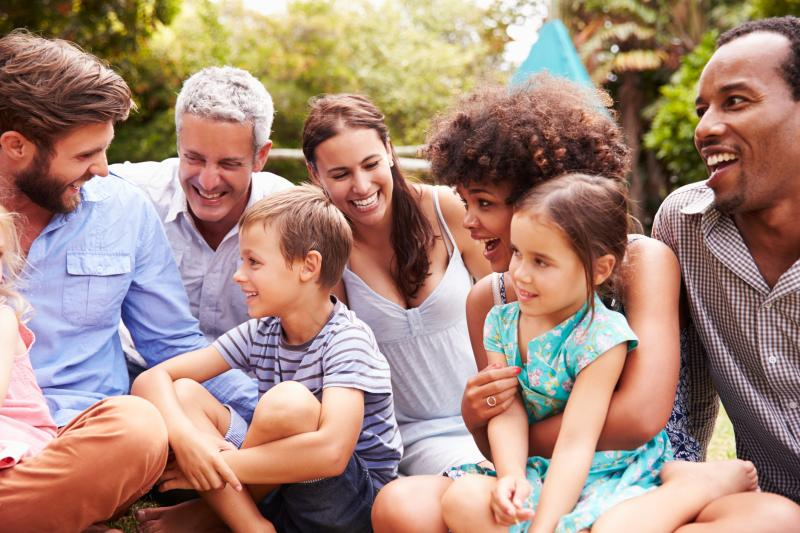
#> input picture test_image/200821-800x533r1-family.jpg, 800 x 533 px
$ python -i app.py   (imports and definitions only)
#> lines starting #> are read from the running program, lines starting #| are printed output that depends on the picture; after the words box and inside, x2 and y2 are one past the last pixel; in counts of white or black regions, pixels touching at a corner belong together
#> further down, picture is the input picture: PIL image 800x533 RGB; mean R, G, B 166.9, 137.4, 124
import streamlit as st
import cv2
from PIL import Image, ImageEnhance
import numpy as np
import os

# [4 lines left out: function load_image, not called in this run]

face_cascade = cv2.CascadeClassifier('./model/haarcascade_frontalface_default.xml')
eye_cascade = cv2.CascadeClassifier('./model/haarcascade_eye.xml')
smile_cascade = cv2.CascadeClassifier('./model/haarcascade_smile.xml')

# [28 lines left out: functions detect_faces, detect_eyes, detect_smiles, not called in this run]

def cartonize_image(our_img):
    new_img = np.array(our_img.convert('RGB'))
    img = cv2.cvtColor(new_img, 1)
    gray = cv2.cvtColor(new_img, cv2.COLOR_BGR2GRAY)
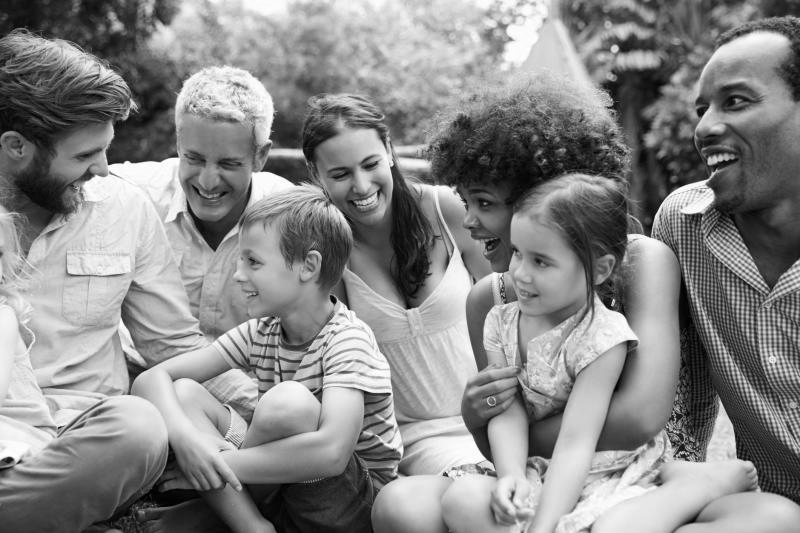
#> gray: shape (533, 800); min 0, max 255, mean 136.8
    # Edges
    gray = cv2.medianBlur(gray, 5)
    edges = cv2.adaptiveThreshold(gray, 255, cv2.ADAPTIVE_THRESH_MEAN_C, cv2.THRESH_BINARY, blockSize=3, C=10)
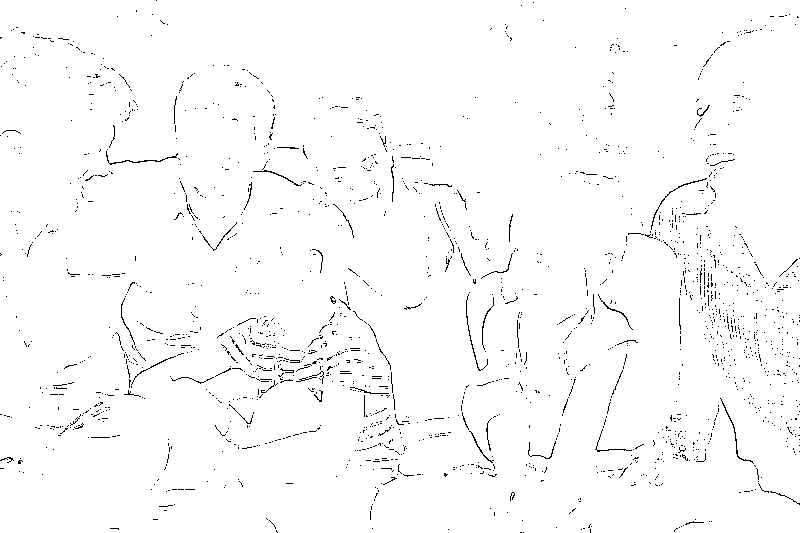
#> edges: shape (533, 800); 98.3% white; black in thin lines or dots
    # Color
    color = cv2.bilateralFilter(img, 9, 300, 300)
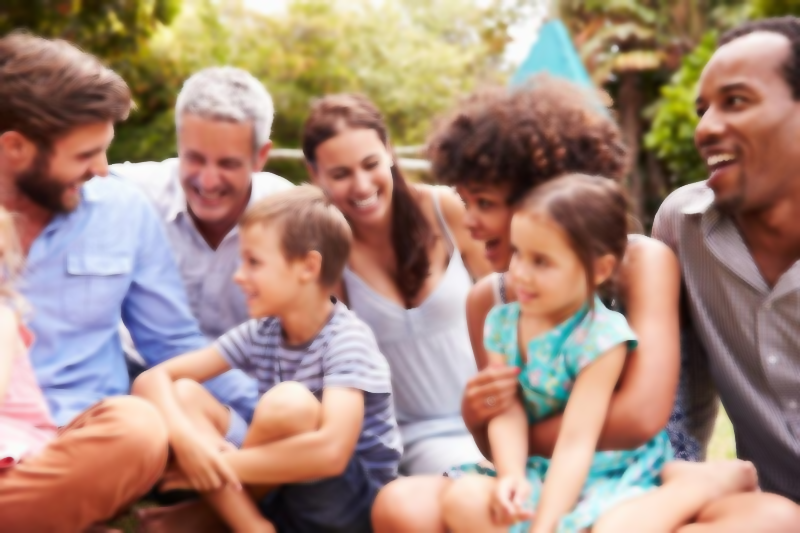
#> color: shape (533, 800, 3); mean R, G, B 167, 137.5, 124
    # Cartoon
    cartoon = cv2.bitwise_and(color, color, mask=edges)
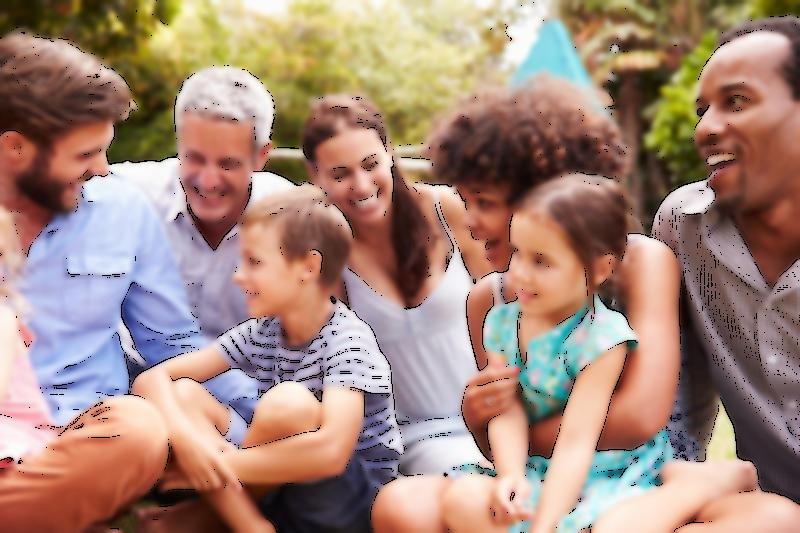
#> cartoon: shape (533, 800, 3); mean R, G, B 164.6, 135.6, 122.1
    return cartoon

# [73 lines left out: functions cannize_image, main, not called in this run]

# [2 lines not run here, left out]

>>> from PIL import Image
>>> picture = Image.open('test_image/200821-800x533r1-family.jpg')
>>> result = cartonize_image(picture)

$ run again, on test_image/header-family-297355489.jpg
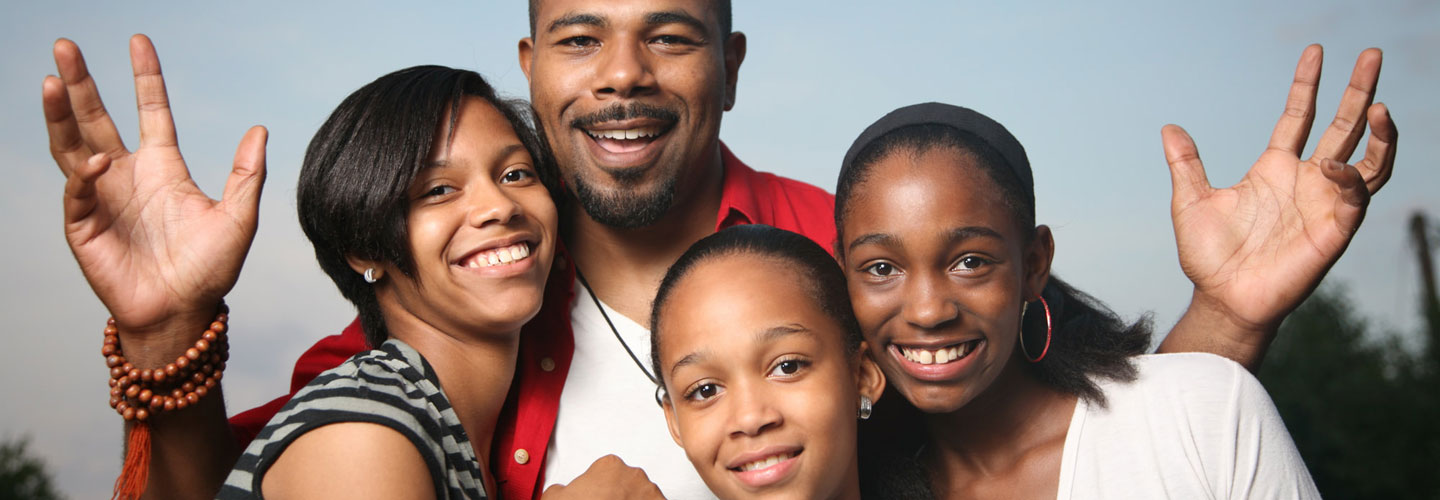
#> input picture test_image/header-family-297355489.jpg, 1440 x 500 px
#> picture is the input picture: PIL image 1440x500 RGB; mean R, G, B 149.7, 130.7, 123.3
#> in cartonize_image, `edges = cv2.adaptiveThreshold(gray, 255, cv2.ADAPTIVE_THRESH_MEAN_C, c..`:
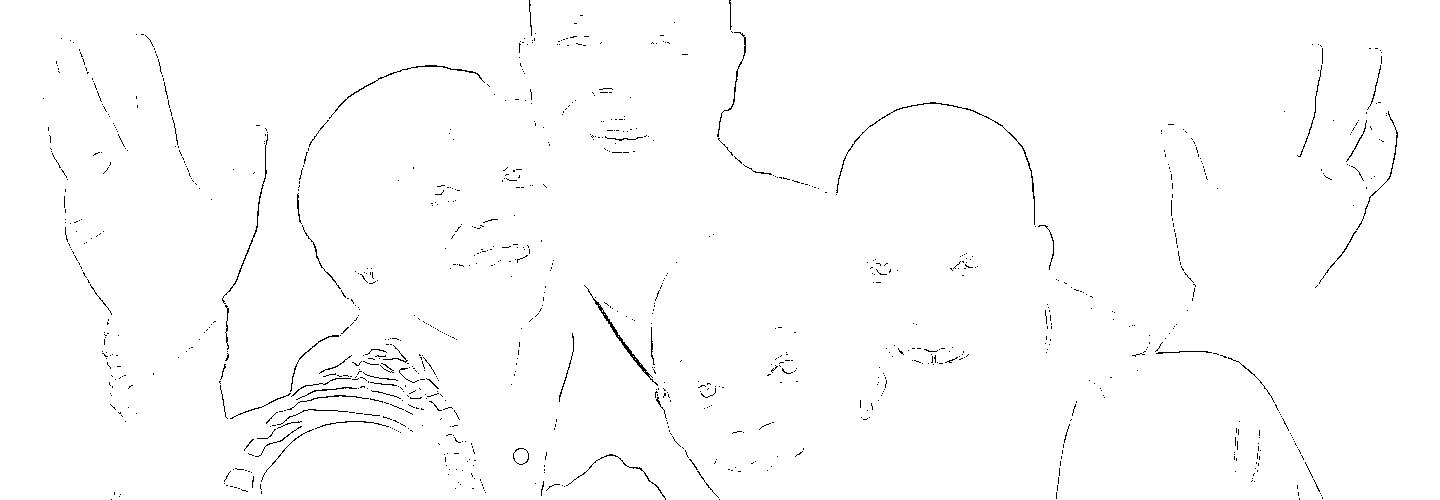
#> edges: shape (500, 1440); 99% white; black in thin lines or dots
#> in cartonize_image, `cartoon = cv2.bitwise_and(color, color, mask=edges)`:
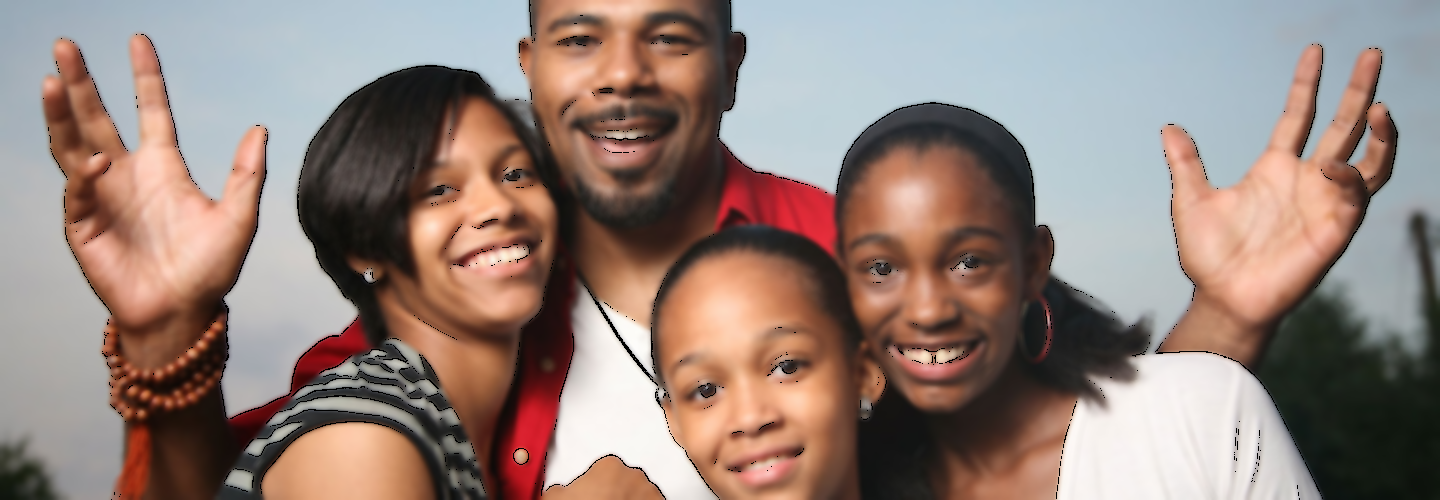
#> cartoon: shape (500, 1440, 3); mean R, G, B 148.6, 129.8, 122.5
